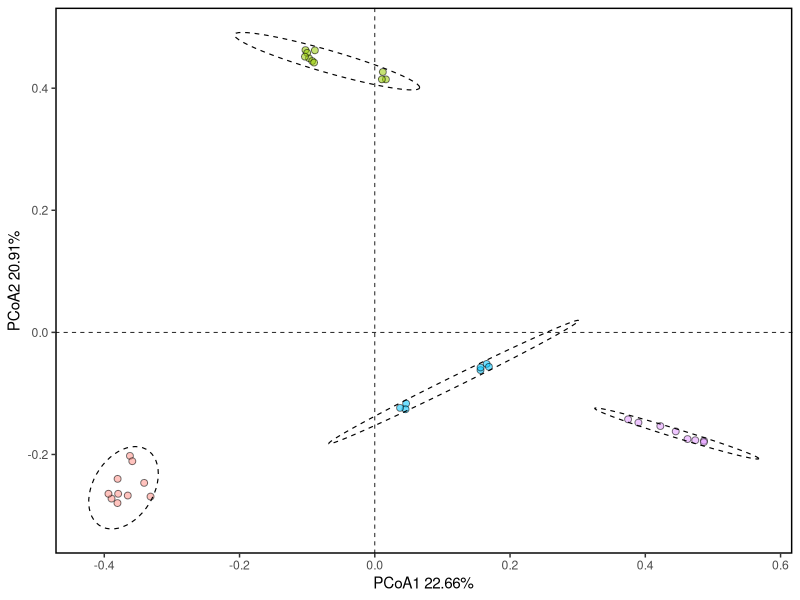

Write the R code that produced this figure.
library(vegan)
asvmat <- read.csv("ASV_table_PCoA.csv", header=TRUE, quote="", row.names=1)
asvmat <- data.frame(t(asvmat)) #转置
sampledata <- read.csv("sample_data_PCoA.csv", header=TRUE, quote="", row.names=1)

#distance calculation
bray_dist<-vegdist(asvmat,method = "bray")

#PCoA analysis
library(ape)
asvmat.pcoa<-pcoa(bray_dist,correction = "none")

#data for visualization
asvmat.pcoa$vectors

#Axis values
asvmat.pcoa$values
asv.plot<-data.frame(asvmat.pcoa$vectors)
head(asv.plot)

#value matching
asv.plot = cbind(asv.plot, sampledata[,1])
asv.plot[,35]
colnames(asv.plot)[35] = 'group'


#vasualizing using ggplot2
library(ggplot2)
library(ggsci)
x_label<-round(asvmat.pcoa$values$Relative_eig[1]*100,2)
y_label<-round(asvmat.pcoa$values$Relative_eig[2]*100,2)
x_label
y_label

fig <- ggplot(asv.plot, aes(x=Axis.1,y=Axis.2,fill=group))+ 
  # 选择X轴Y轴并映射颜色和形状
  geom_point(shape=21,aes(fill = group,alpha = 0.5),size=2)+ # 画散点图并设置大小
  geom_hline(yintercept = 0,linetype="dashed",size = 0.3) + # 添加横线
  geom_vline(xintercept = 0,linetype="dashed",size = 0.3) + # 添加竖线
  scale_color_igv()+ # 设置颜色,此处为Integrative Genomics Viewer配色
  theme(panel.border = element_rect(fill="transparent",color="black", size=1, linetype="solid"),
        panel.background = element_rect(fill="transparent")) + # 加上边框,主题设置
  stat_ellipse(type = "t",level = 0.95,linetype = 2, size = 0.4)+ # 添加置信椭圆
  # 自动提取主成分解释度进行绘图
  labs(x=paste0("PCoA1 ",x_label,"%"),  
       y=paste0("PCoA2 ",y_label,"%"))+
  scale_fill_manual(values=c("#00c4ff", "#ff9289", "#e199ff", "#96ca00"))+
  theme(legend.position = "none") # 设置图例位置，此处为相对位置
ggsave("PCoA_lake.tiff", width = 8, height = 8, units = "cm", dpi = 300)
